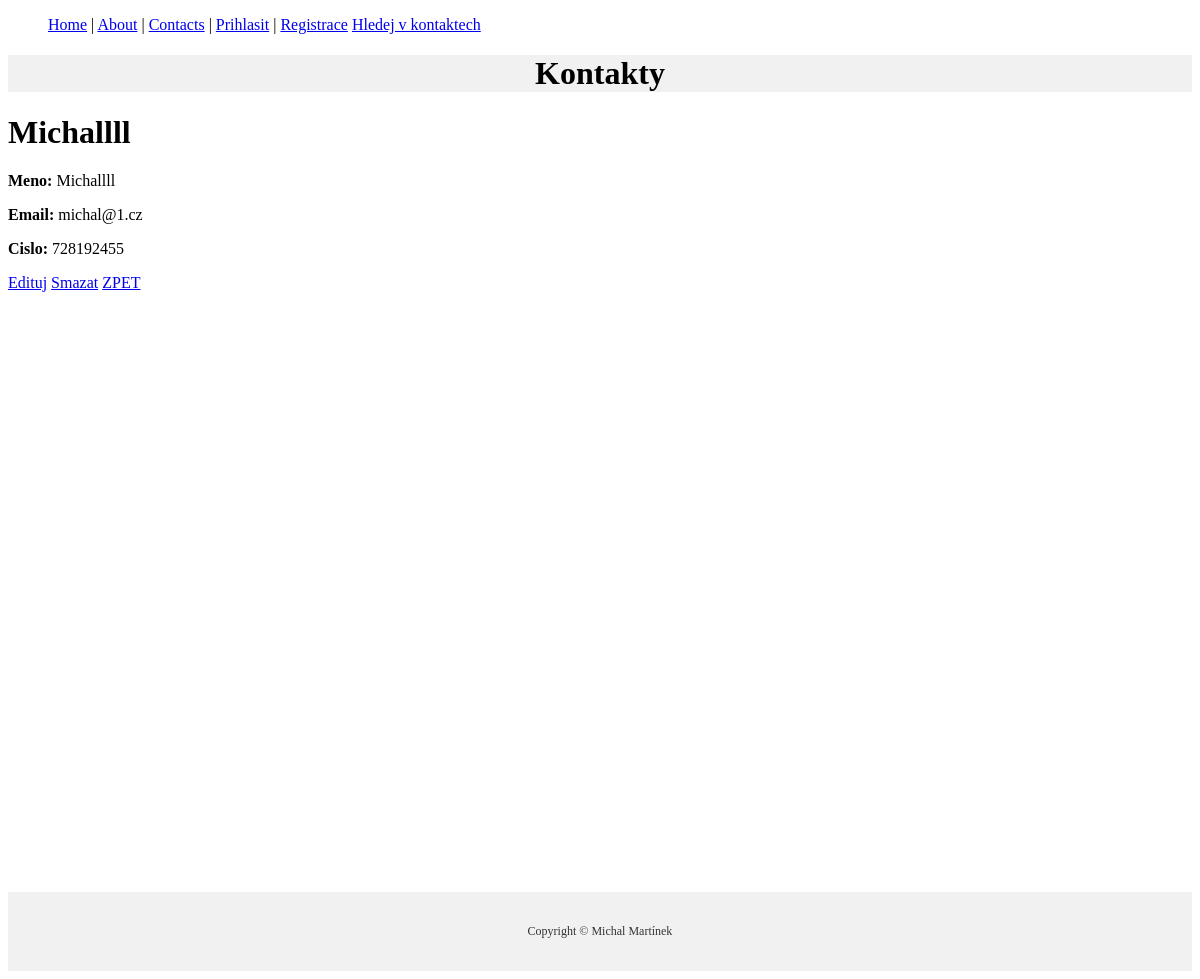
The page /contacts/kontakt_detail/1/ on the database as committed earlier.
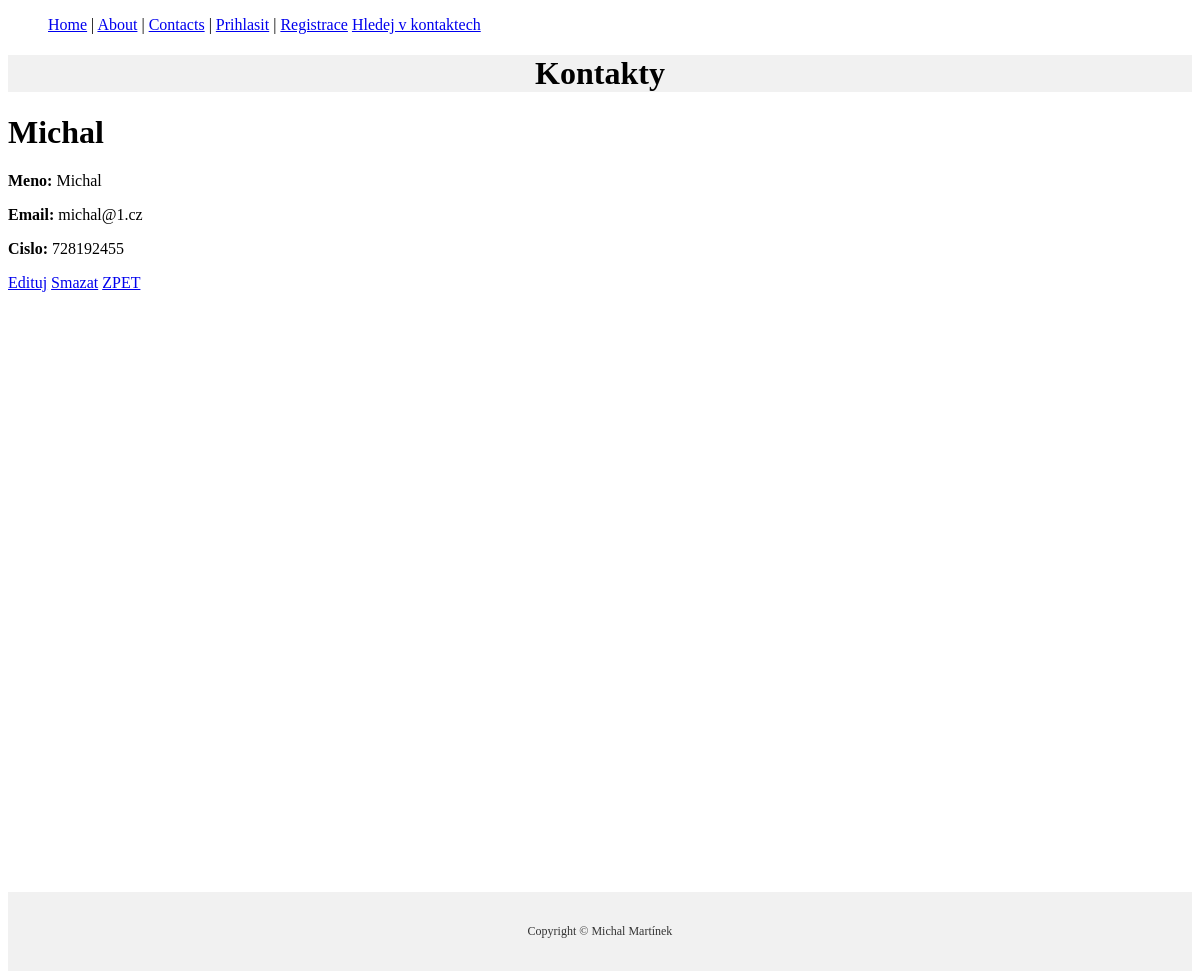
The same page on the database as committed later.
### contacts/models.py (models this page shows, shortened)
class kontakt(models.Model):
    meno = models.CharField(max_length=100)
    email = models.CharField(max_length=100)
    cislo = models.CharField(max_length=13, unique=True)

### contacts/views.py (the view)
# urls.py: path("kontakt_detail/<int:pk>/", KontaktDetailView.as_view(), name="kontakt_detail"),
class KontaktDetailView(DetailView):
    model = kontakt
    template_name = 'kontakt_detail.html'

### contacts/templates/kontakt_detail.html (shortened to what this page needs)
{% extends "master.html" %}
{% block content %}
<h1>{{ object.meno }}</h1>
    <p><strong>Meno:</strong> {{ object.meno }}</p>
    <p><strong>Email:</strong> {{ object.email }}</p>
    <p><strong>Cislo:</strong> {{ object.cislo }}</p>
    <a href="{% url 'kontakt_edit' kontakt.pk %}">Edituj</a>
    <a href="{% url 'kontakt_delete' kontakt.pk %}">Smazat</a>
    <a href="{% url 'kontakt_list' %}">ZPET</a>
{% endblock %}

Rows that differ between the two databases and show on the page:
changed kontakt "michal@1.cz": meno "Michallll" → "Michal"
